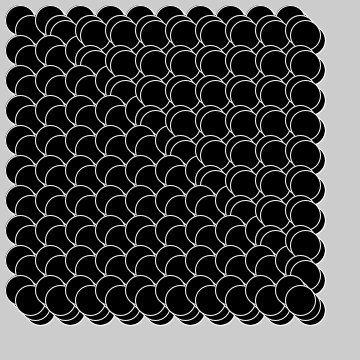
Frame 1 (no input)
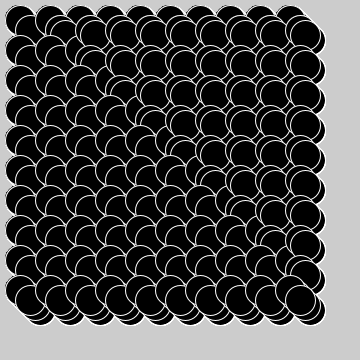
Frame 60 (the mouse pressed at the canvas centre just before this capture)
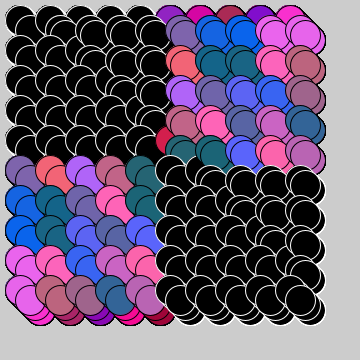
Frame 120 (the mouse held since frame 60 and released just before this capture)

The Processing sketch that drew these frames (run headless with seeded random() and noise(); from frame 60 on, the mouse is pressed at the canvas centre):

// Processing sketch: ZairaRamos_sketch_hw4_v2
// ── ZairaRamos_sketch_hw4_v2.pde
//Zaira Ramos Week-4 Homework
  //Algorithmic Design
  
//nested loops

void setup(){
  size(360,360);
  frameRate(5);
}

void draw (){
  for(int x=30; x < 330; x+=30){
    for(int y=30; y < 321; y+=30){
      
      //
      if (mouseY<y+30 && mouseX>x){
        stroke(0);
        fill(random(100, 255), random(0, 50), random(50, 255));
      }
      //
      else if (mouseY>y && mouseX<x+30){
        stroke(0);
        fill(random(0, 255), random(100, 50), random(100, 255));
      }
      //
      else {
        stroke(255);
        fill(0);
      }
      
      //
      ellipse(x, y, 30, 30);
      //
      ellipse(x+10, y+10, 30, 30);
      //
      ellipse(x+5, y+5, 30, 30);
      //
      ellipse(y-5, x-5, 30, 30);
      //
      ellipse(y-10, x-10, 30, 30);
      //
      ellipse(y, x, 30, 30);
    }
  }  
}
